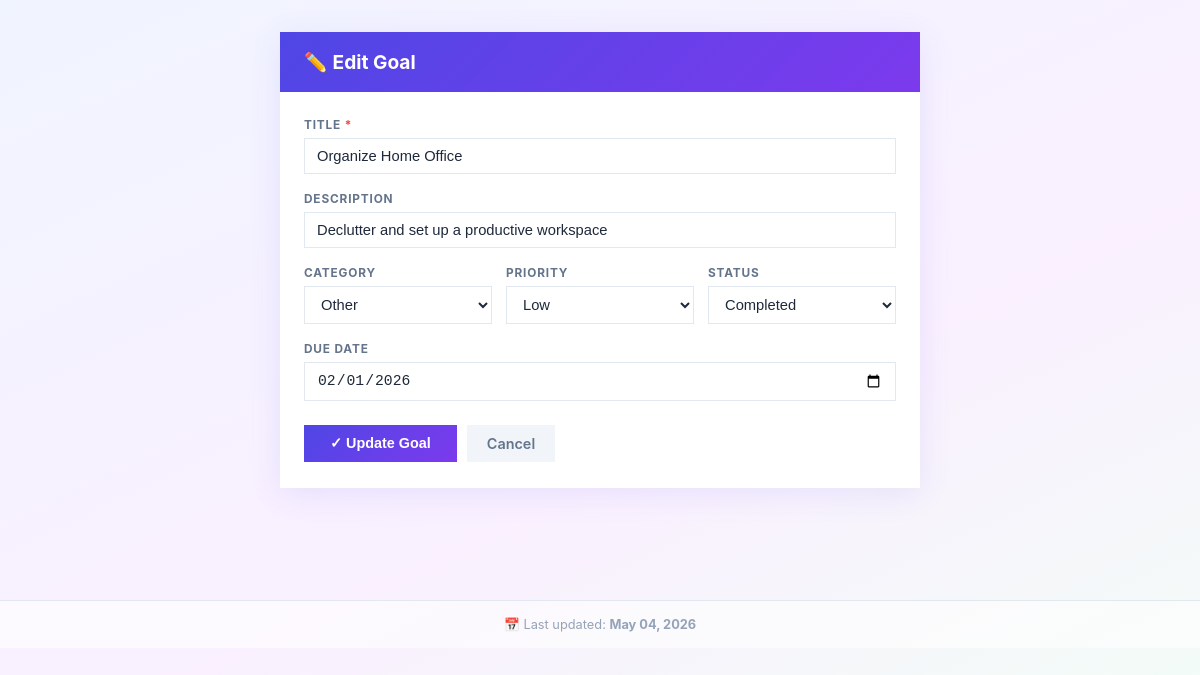
The app's page /edit/14 with its own data.
### tables this page shows
CREATE TABLE goals (
            id           INTEGER PRIMARY KEY AUTOINCREMENT,
            title        TEXT NOT NULL,
            description  TEXT DEFAULT '',
            category     TEXT NOT NULL DEFAULT 'Personal',
            priority     TEXT NOT NULL DEFAULT 'Medium',
            status       TEXT NOT NULL DEFAULT 'Not Started',
            due_date     TEXT DEFAULT '',
            created_date TEXT DEFAULT '',
            updated_at   TEXT DEFAULT ''
        );

### app.py (the view, shortened to what this page needs)
@app.route("/edit/<int:id>", methods=["GET", "POST"])
def edit(id):
    conn = get_db()
    goal = conn.execute("SELECT * FROM goals WHERE id=?", (id,)).fetchone()
    conn.close()
    if not goal:
        return redirect(url_for("index"))
    error = None
    return render_template("edit.html",
        goal=goal, categories=CATEGORIES, priorities=PRIORITIES, statuses=STATUSES, error=error)

### app.py (called while the page is built)
def get_db():
    conn = sqlite3.connect(DB_PATH)
    conn.row_factory = sqlite3.Row
    return conn

@app.context_processor
def inject_globals():
    try:
        conn = get_db()
        result = conn.execute("SELECT MAX(updated_at) FROM goals").fetchone()
        conn.close()
        lu = result[0] if result and result[0] else None
        if lu:
            dt = datetime.strptime(lu[:19], "%Y-%m-%d %H:%M:%S")
            lu = dt.strftime("%B %d, %Y")
        else:
            lu = "N/A"
    except Exception:
        lu = "N/A"
    return dict(last_updated=lu, today_iso=date.today().isoformat())

### templates/edit.html (shortened to what this page needs)
{% extends "base.html" %}
{% block content %}
<div class="form-page">
  <div class="form-card">
    <div class="form-card-header">
      <h2>&#x270F;&#xFE0F; Edit Goal</h2>
    </div>
    <div class="form-card-body">
      <form method="POST" action="{{ url_for('edit', id=goal.id) }}">
        <div class="form-group">
          <label for="title">Title <span class="req">*</span></label>
          <input type="text" id="title" name="title" required value="{{ goal.title }}">
        </div>
        <div class="form-group">
          <label for="description">Description</label>
          <input type="text" id="description" name="description" value="{{ goal.description or '' }}">
        </div>
        <div class="form-row-3">
          <div class="form-group">
            <label for="category">Category</label>
            <select id="category" name="category">
              {% for c in categories %}
              <option value="{{ c }}" {% if goal.category == c %}selected{% endif %}>{{ c }}</option>
              {% endfor %}
            </select>
          </div>
          <div class="form-group">
            <label for="priority">Priority</label>
            <select id="priority" name="priority">
              {% for p in priorities %}
              <option value="{{ p }}" {% if goal.priority == p %}selected{% endif %}>{{ p }}</option>
              {% endfor %}
            </select>
          </div>
          <div class="form-group">
            <label for="status">Status</label>
            <select id="status" name="status">
              {% for s in statuses %}
              <option value="{{ s }}" {% if goal.status == s %}selected{% endif %}>{{ s }}</option>
              {% endfor %}
            </select>
          </div>
        </div>
        <div class="form-group">
          <label for="due_date">Due Date</label>
          <input type="date" id="due_date" name="due_date" value="{{ goal.due_date or '' }}">
        </div>
        <div class="form-actions">
          <button type="submit" class="btn-save">&#x2713; Update Goal</button>
          <a href="{{ url_for('index') }}" class="btn-cancel">Cancel</a>
        </div>
      </form>
    </div>
  </div>
</div>
{% endblock %}

### static/style.css (style rules this page uses)
:root { --p-low: #16a34a; --p-medium: #2563eb; --p-high: #ea580c; --p-urgent: #dc2626; --s-not-started: #6b7280; --s-in-progress: #2563eb; --s-on-hold: #d97706; --s-completed: #16a34a; --s-overdue: #dc2626; --cat-personal: #8b5cf6; --cat-career: #0891b2; --cat-health: #16a34a; --cat-financial: #d97706; --cat-education: #2563eb; --cat-other: #6b7280; --grad: linear-gradient(135deg, #4f46e5 0%, #7c3aed 100%); --bg: linear-gradient(155deg, #f0f4ff 0%, #faf0ff 55%, #f0fff4 100%); }
* { box-sizing: border-box; margin: 0; padding: 0; }
body { font-family: -apple-system, BlinkMacSystemFont, 'Segoe UI', Roboto, sans-serif; background: var(--bg); min-height: 100vh; color: #1e293b; }
.form-page { max-width: 640px; margin: 32px auto; }
.form-card { background: #fff; box-shadow: 0 6px 30px rgba(79,70,229,0.1); overflow: hidden; }
.form-card-header { background: var(--grad); padding: 18px 24px; }
.form-card-header h2 { color: #fff; font-size: 1.2rem; font-weight: 700; }
.form-card-body { padding: 26px 24px; }
.form-row-3 { display: grid; grid-template-columns: 1fr 1fr 1fr; gap: 14px; }
.form-group { margin-bottom: 18px; }
.form-group label { display: block; font-size: 0.74rem; font-weight: 700; text-transform: uppercase; letter-spacing: 0.07em; color: #64748b; margin-bottom: 6px; }
.req { color: #ef4444; }
.form-group input[type=text], .form-group input[type=date], .form-group select { width: 100%; padding: 9px 12px; border: 1.5px solid #e2e8f0; border-radius: 0; font-size: 0.92rem; color: #1e293b; background: #fff; }
.form-actions { display: flex; gap: 10px; padding-top: 6px; }
.btn-save { background: var(--grad); color: #fff; padding: 10px 26px; border: none; font-size: 0.9rem; font-weight: 700; cursor: pointer; border-radius: 0; }
.btn-cancel { background: #f1f5f9; color: #64748b; padding: 10px 20px; border: none; font-size: 0.9rem; font-weight: 600; text-decoration: none; display: inline-block; border-radius: 0; cursor: pointer; }
select option[value="Low"] { background: #dcfce7; color: #14532d; }
select option[value="Completed"] { background: #dcfce7; color: #14532d; }
select option[value="Other"] { background: #f3f4f6; color: #374151; }

### records on screen
goals: title "Organize Home Office", description "Declutter and set up a productive workspace", category "Other", priority "Low", status "Completed", due_date "02/01/2026"

### other values on screen
{{ last_updated }} "May 04, 2026"
